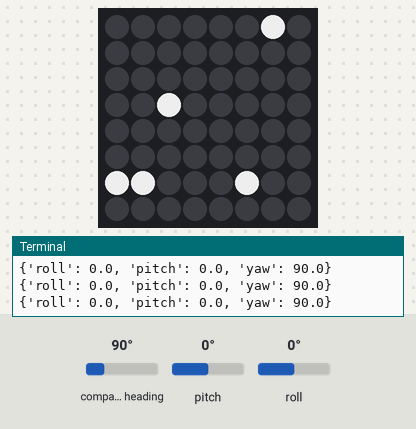
A program run on a simulated Raspberry Pi (BCM pin numbers) with a Sense HAT. Shown: the Sense HAT's 8×8 RGB LED matrix, the last lines printed to the terminal. Inputs (shaded band) come from the test bench; at power-on: pitch 0°, roll 0°, compass heading 90°. Random numbers come from a fixed seed; the Sense HAT reports a negative pitch or roll as 360° plus the angle.

Above: at 2.2 s.
2.3 s: pitch set to -86°
At 2.49 s:
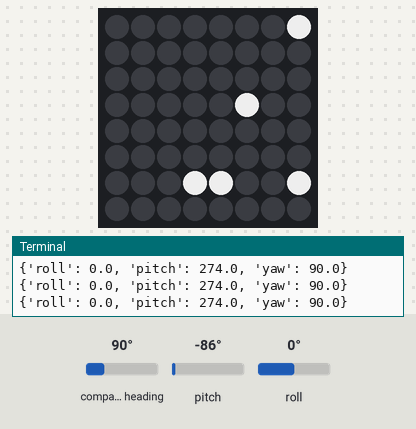
At 3.2 s:
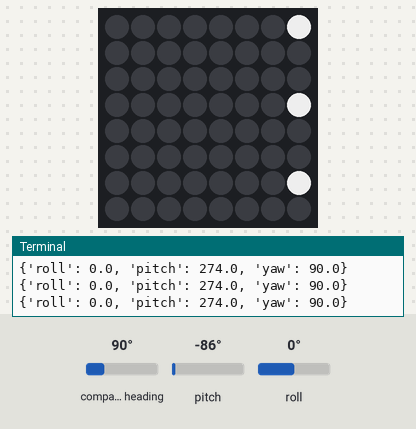
4.1 s: roll set to -86°
At 5.5 s:
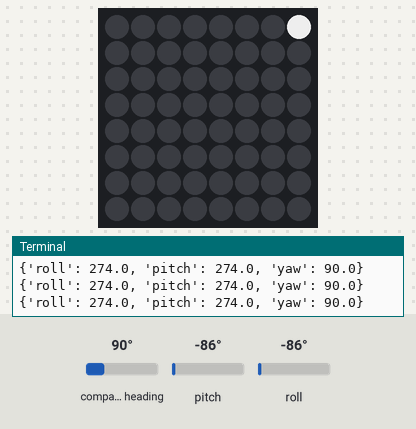
Timing chart, 0 to 7.1 s (numbered marks = the images above; inputs shaded):
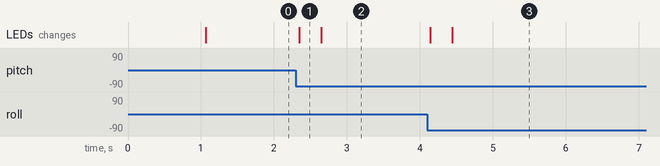

Measured:
- after the input at 4.1 s, the LEDs: first change at once (image 3 shows a later state)

The program:

physics_toy.py
```python
from sense_hat import SenseHat
from math import radians, sin, cos
from time import sleep
from random import random

sense = SenseHat()

A = (0, 0, 0)
B = (150, 150, 150)
STABLE = [
    A, A, A, A, A, A, A, A,
    A, A, A, A, A, A, A, A,
    A, A, A, A, A, A, A, A,
    A, A, B, B, B, B, A, A,
    A, A, B, B, B, B, A, A,
    A, A, A, A, A, A, A, A,
    A, A, A, A, A, A, A, A,
    A, A, A, A, A, A, A, A,
]

G = 0.1
zero_rotation = (0, 0, 0)
points = []

def sign(value):
    if value > 0:
        return 1
    elif value < 0:
        return -1
    else:
        return 0

def init(sense):
    global zero_rotation
    global points
    sense.set_pixels(STABLE)
    sleep(1)
    zero_rotation = sense.get_gyroscope()
    points = []
    for i in range(5):
        # [x, y, x_velocity, y_velocity, velocity_multiplier]
        points.append([random() * 8, random() * 8, 0, 0, 0.9 + random() * 0.2])

def update(sense):
    for event in sense.stick.get_events():
        if event.action == "pressed" and event.direction == "middle":
            init(sense)
    gyro = sense.get_gyroscope()
    print(gyro)
    sense.clear()
    x_accel = G * sign(-sin(radians(gyro["pitch"] - zero_rotation["pitch"])))
    y_accel = G * sign(sin(radians(gyro["roll"] - zero_rotation["roll"])))
    for point in points:
        # Apply accelerations
        point[2] += x_accel * point[4]
        point[3] += y_accel * point[4]
        # Apply x-velocity
        point[0] += point[2]
        if point[0] < 0:
            point[0] = 0
            point[2] = 0
        if point[0] >= 8:
            point[0] = 7
            point[2] = 0
        # Apply y-velocity
        point[1] += point[3]
        if point[1] < 0:
            point[1] = 0
            point[3] = 0
        if point[1] >= 8:
            point[1] = 7
            point[3] = 0
        sense.set_pixel(int(point[0]), int(point[1]), 200, 200, 200)

init(sense)
while True:
    update(sense)
```
